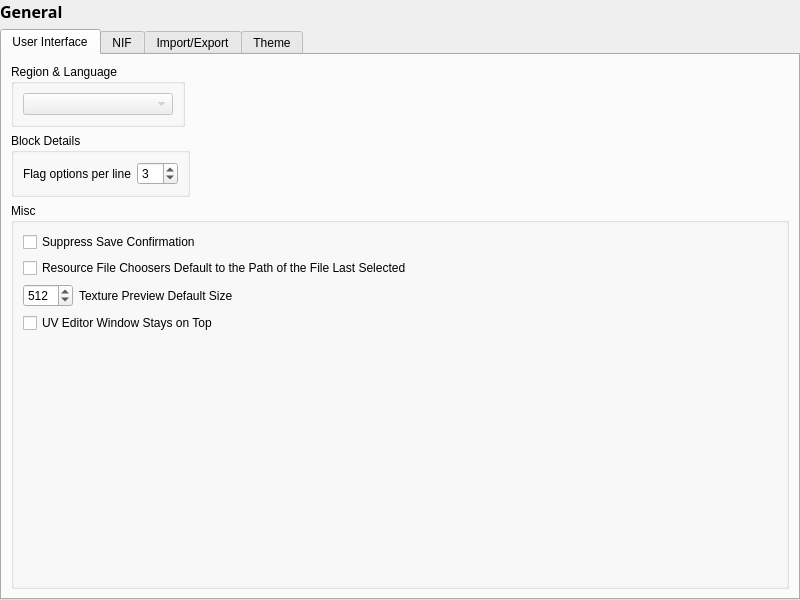
<?xml version="1.0" encoding="UTF-8"?>
<ui version="4.0">
 <class>SettingsGeneral</class>
 <widget class="QWidget" name="SettingsGeneral">
  <property name="geometry">
   <rect>
    <x>0</x>
    <y>0</y>
    <width>800</width>
    <height>600</height>
   </rect>
  </property>
  <property name="sizePolicy">
   <sizepolicy hsizetype="MinimumExpanding" vsizetype="MinimumExpanding">
    <horstretch>0</horstretch>
    <verstretch>0</verstretch>
   </sizepolicy>
  </property>
  <property name="windowTitle">
   <string>Form</string>
  </property>
  <layout class="QVBoxLayout" name="verticalLayout">
   <property name="leftMargin">
    <number>0</number>
   </property>
   <property name="topMargin">
    <number>0</number>
   </property>
   <property name="rightMargin">
    <number>0</number>
   </property>
   <property name="bottomMargin">
    <number>0</number>
   </property>
   <item>
    <widget class="QLabel" name="name">
     <property name="font">
      <font>
       <family>Segoe UI Semibold</family>
       <pointsize>12</pointsize>
       <weight>75</weight>
       <bold>true</bold>
      </font>
     </property>
     <property name="text">
      <string>General</string>
     </property>
    </widget>
   </item>
   <item>
    <widget class="QTabWidget" name="general">
     <property name="currentIndex">
      <number>0</number>
     </property>
     <widget class="QWidget" name="UI">
      <attribute name="title">
       <string>User Interface</string>
      </attribute>
      <layout class="QVBoxLayout" name="verticalLayout_2">
       <item>
        <widget class="QGroupBox" name="grpLanguage">
         <property name="sizePolicy">
          <sizepolicy hsizetype="Maximum" vsizetype="Maximum">
           <horstretch>0</horstretch>
           <verstretch>0</verstretch>
          </sizepolicy>
         </property>
         <property name="title">
          <string>Region &amp;&amp; Language</string>
         </property>
         <property name="flat">
          <bool>true</bool>
         </property>
         <layout class="QVBoxLayout" name="verticalLayout_3">
          <item>
           <widget class="QComboBox" name="language">
            <property name="enabled">
             <bool>false</bool>
            </property>
            <property name="minimumSize">
             <size>
              <width>150</width>
              <height>0</height>
             </size>
            </property>
           </widget>
          </item>
         </layout>
        </widget>
       </item>
       <item>
        <widget class="QGroupBox" name="groupBox">
         <property name="sizePolicy">
          <sizepolicy hsizetype="Maximum" vsizetype="Preferred">
           <horstretch>0</horstretch>
           <verstretch>0</verstretch>
          </sizepolicy>
         </property>
         <property name="title">
          <string>Block Details</string>
         </property>
         <property name="flat">
          <bool>true</bool>
         </property>
         <layout class="QGridLayout" name="gridLayout">
          <item row="0" column="1">
           <widget class="QSpinBox" name="optionsPerLine">
            <property name="sizePolicy">
             <sizepolicy hsizetype="Maximum" vsizetype="Fixed">
              <horstretch>0</horstretch>
              <verstretch>0</verstretch>
             </sizepolicy>
            </property>
            <property name="minimum">
             <number>2</number>
            </property>
            <property name="maximum">
             <number>32</number>
            </property>
            <property name="value">
             <number>3</number>
            </property>
           </widget>
          </item>
          <item row="0" column="0">
           <widget class="QLabel" name="lblOptionsPerLine">
            <property name="sizePolicy">
             <sizepolicy hsizetype="Maximum" vsizetype="Preferred">
              <horstretch>0</horstretch>
              <verstretch>0</verstretch>
             </sizepolicy>
            </property>
            <property name="text">
             <string>Flag options per line</string>
            </property>
           </widget>
          </item>
         </layout>
        </widget>
       </item>
       <item>
        <widget class="QGroupBox" name="groupBox_2">
         <property name="title">
          <string>Misc</string>
         </property>
         <property name="flat">
          <bool>true</bool>
         </property>
         <layout class="QGridLayout" name="gridLayout_2">
          <item row="0" column="0" colspan="2">
           <widget class="QCheckBox" name="suppressSaveConfirmation">
            <property name="text">
             <string>Suppress Save Confirmation</string>
            </property>
           </widget>
          </item>
          <item row="1" column="0" colspan="2">
           <widget class="QCheckBox" name="chkBrowsersUseLastPath">
            <property name="text">
             <string>Resource File Choosers Default to the Path of the File Last Selected</string>
            </property>
            <property name="checked">
             <bool>false</bool>
            </property>
           </widget>
          </item>
          <item row="2" column="0">
           <widget class="QSpinBox" name="texturePreviewDefaultSize">
            <property name="maximumSize">
             <size>
              <width>50</width>
              <height>26</height>
             </size>
            </property>
            <property name="minimum">
             <number>256</number>
            </property>
            <property name="maximum">
             <number>1024</number>
            </property>
            <property name="singleStep">
             <number>64</number>
            </property>
            <property name="value">
             <number>512</number>
            </property>
           </widget>
          </item>
          <item row="2" column="1">
           <widget class="QLabel" name="lblTexPreviewDefaultSize">
            <property name="text">
             <string>Texture Preview Default Size</string>
            </property>
            <property name="buddy">
             <cstring>texturePreviewDefaultSize</cstring>
            </property>
           </widget>
          </item>
          <item row="3" column="0" colspan="2">
           <widget class="QCheckBox" name="chkUVWidgetStaysOnTop">
            <property name="text">
             <string>UV Editor Window Stays on Top</string>
            </property>
            <property name="checked">
             <bool>false</bool>
            </property>
           </widget>
          </item>
          <item row="4" column="0" colspan="2">
           <spacer name="verticalSpacer">
            <property name="orientation">
             <enum>Qt::Vertical</enum>
            </property>
            <property name="sizeHint" stdset="0">
             <size>
              <width>20</width>
              <height>20</height>
             </size>
            </property>
           </spacer>
          </item>
         </layout>
        </widget>
       </item>
      </layout>
     </widget>
     <widget class="QWidget" name="nif">
      <attribute name="title">
       <string>NIF</string>
      </attribute>
      <layout class="QVBoxLayout" name="verticalLayout_4">
       <item>
        <widget class="QGroupBox" name="startupDefaults">
         <property name="title">
          <string>Startup Defaults</string>
         </property>
         <layout class="QHBoxLayout" name="horizontalLayout">
          <item>
           <widget class="QLabel" name="lblVersion">
            <property name="text">
             <string>Version</string>
            </property>
            <property name="buddy">
             <cstring>version</cstring>
            </property>
           </widget>
          </item>
          <item>
           <widget class="QLineEdit" name="version">
            <property name="maximumSize">
             <size>
              <width>110</width>
              <height>30</height>
             </size>
            </property>
            <property name="text">
             <string>20.2.0.7</string>
            </property>
           </widget>
          </item>
          <item alignment="Qt::AlignRight">
           <widget class="QLabel" name="lblUserVersion">
            <property name="text">
             <string>User Version</string>
            </property>
            <property name="buddy">
             <cstring>userVersion</cstring>
            </property>
           </widget>
          </item>
          <item>
           <widget class="QLineEdit" name="userVersion">
            <property name="maximumSize">
             <size>
              <width>110</width>
              <height>30</height>
             </size>
            </property>
            <property name="text">
             <string>12</string>
            </property>
           </widget>
          </item>
          <item alignment="Qt::AlignRight">
           <widget class="QLabel" name="lblUserVersion2">
            <property name="text">
             <string>User Version 2</string>
            </property>
            <property name="buddy">
             <cstring>userVersion2</cstring>
            </property>
           </widget>
          </item>
          <item>
           <widget class="QLineEdit" name="userVersion2">
            <property name="maximumSize">
             <size>
              <width>110</width>
              <height>30</height>
             </size>
            </property>
            <property name="text">
             <string>100</string>
            </property>
           </widget>
          </item>
         </layout>
        </widget>
       </item>
       <item>
        <widget class="QGroupBox" name="groupBox_3">
         <property name="title">
          <string>nif.xml</string>
         </property>
         <property name="flat">
          <bool>true</bool>
         </property>
         <layout class="QVBoxLayout" name="verticalLayout_5">
          <item>
           <widget class="QCheckBox" name="checkBox">
            <property name="text">
             <string>Hide metadata columns</string>
            </property>
            <property name="checked">
             <bool>true</bool>
            </property>
           </widget>
          </item>
         </layout>
        </widget>
       </item>
       <item>
        <spacer name="verticalSpacer_2">
         <property name="orientation">
          <enum>Qt::Vertical</enum>
         </property>
         <property name="sizeType">
          <enum>QSizePolicy::Fixed</enum>
         </property>
         <property name="sizeHint" stdset="0">
          <size>
           <width>20</width>
           <height>20</height>
          </size>
         </property>
        </spacer>
       </item>
       <item>
        <widget class="QGroupBox" name="groupBox_4">
         <property name="sizePolicy">
          <sizepolicy hsizetype="Preferred" vsizetype="Maximum">
           <horstretch>0</horstretch>
           <verstretch>0</verstretch>
          </sizepolicy>
         </property>
         <property name="title">
          <string>Starfield meshlet algorithm</string>
         </property>
         <property name="flat">
          <bool>true</bool>
         </property>
         <layout class="QVBoxLayout" name="verticalLayout_6">
          <item>
           <widget class="QComboBox" name="starfieldMeshletAlgorithm">
            <property name="maximumSize">
             <size>
              <width>300</width>
              <height>40</height>
             </size>
            </property>
            <property name="currentIndex">
             <number>0</number>
            </property>
            <item>
             <property name="text">
              <string>meshopt_buildMeshlets</string>
             </property>
            </item>
            <item>
             <property name="text">
              <string>meshopt_buildMeshlets (optimized)</string>
             </property>
            </item>
            <item>
             <property name="text">
              <string>meshopt_buildMeshletsScan</string>
             </property>
            </item>
            <item>
             <property name="text">
              <string>meshopt_buildMeshletsScan (optimized)</string>
             </property>
            </item>
            <item>
             <property name="text">
              <string>DirectXMesh</string>
             </property>
            </item>
           </widget>
          </item>
         </layout>
        </widget>
       </item>
       <item>
        <widget class="QGroupBox" name="groupBox_5">
         <property name="title">
          <string>Starfield LOD generation settings</string>
         </property>
         <property name="flat">
          <bool>true</bool>
         </property>
         <layout class="QGridLayout" name="gridLayout_3">
          <item row="0" column="0">
           <widget class="QLabel" name="lblSFLODGenTargetCnt1">
            <property name="text">
             <string>LOD1: Target count</string>
            </property>
            <property name="buddy">
             <cstring>sfLODGenTargetCnt1</cstring>
            </property>
           </widget>
          </item>
          <item row="0" column="1">
           <widget class="QDoubleSpinBox" name="sfLODGenTargetCnt1">
            <property name="decimals">
             <number>3</number>
            </property>
            <property name="minimum">
             <double>0.0</double>
            </property>
            <property name="maximum">
             <double>1.0</double>
            </property>
            <property name="singleStep">
             <double>0.001</double>
            </property>
            <property name="value">
             <double>0.2</double>
            </property>
           </widget>
          </item>
          <item row="0" column="2" alignment="Qt::AlignRight">
           <widget class="QLabel" name="lblSFLODGenTargetErr1">
            <property name="text">
             <string>Max. error</string>
            </property>
            <property name="buddy">
             <cstring>sfLODGenTargetErr1</cstring>
            </property>
           </widget>
          </item>
          <item row="0" column="3">
           <widget class="QDoubleSpinBox" name="sfLODGenTargetErr1">
            <property name="decimals">
             <number>4</number>
            </property>
            <property name="minimum">
             <double>0.0</double>
            </property>
            <property name="maximum">
             <double>1.0</double>
            </property>
            <property name="singleStep">
             <double>0.0001</double>
            </property>
            <property name="value">
             <double>0.005</double>
            </property>
           </widget>
          </item>
          <item row="0" column="4" alignment="Qt::AlignRight">
           <widget class="QLabel" name="lblSFLODGenMinTriCnt1">
            <property name="text">
             <string>Min. triangles</string>
            </property>
            <property name="buddy">
             <cstring>sfLODGenMinTriCnt1</cstring>
            </property>
           </widget>
          </item>
          <item row="0" column="5">
           <widget class="QSpinBox" name="sfLODGenMinTriCnt1">
            <property name="minimum">
             <number>0</number>
            </property>
            <property name="maximum">
             <number>1000000</number>
            </property>
            <property name="singleStep">
             <number>1</number>
            </property>
            <property name="value">
             <number>200</number>
            </property>
           </widget>
          </item>
          <item row="1" column="0">
           <widget class="QLabel" name="lblSFLODGenTargetCnt2">
            <property name="text">
             <string>LOD2: Target count</string>
            </property>
            <property name="buddy">
             <cstring>sfLODGenTargetCnt2</cstring>
            </property>
           </widget>
          </item>
          <item row="1" column="1">
           <widget class="QDoubleSpinBox" name="sfLODGenTargetCnt2">
            <property name="decimals">
             <number>3</number>
            </property>
            <property name="minimum">
             <double>0.0</double>
            </property>
            <property name="maximum">
             <double>1.0</double>
            </property>
            <property name="singleStep">
             <double>0.001</double>
            </property>
            <property name="value">
             <double>0.1</double>
            </property>
           </widget>
          </item>
          <item row="1" column="2" alignment="Qt::AlignRight">
           <widget class="QLabel" name="lblSFLODGenTargetErr2">
            <property name="text">
             <string>Max. error</string>
            </property>
            <property name="buddy">
             <cstring>sfLODGenTargetErr2</cstring>
            </property>
           </widget>
          </item>
          <item row="1" column="3">
           <widget class="QDoubleSpinBox" name="sfLODGenTargetErr2">
            <property name="decimals">
             <number>4</number>
            </property>
            <property name="minimum">
             <double>0.0</double>
            </property>
            <property name="maximum">
             <double>1.0</double>
            </property>
            <property name="singleStep">
             <double>0.0001</double>
            </property>
            <property name="value">
             <double>0.01</double>
            </property>
           </widget>
          </item>
          <item row="1" column="4" alignment="Qt::AlignRight">
           <widget class="QLabel" name="lblSFLODGenMinTriCnt2">
            <property name="text">
             <string>Min. triangles</string>
            </property>
            <property name="buddy">
             <cstring>sfLODGenMinTriCnt2</cstring>
            </property>
           </widget>
          </item>
          <item row="1" column="5">
           <widget class="QSpinBox" name="sfLODGenMinTriCnt2">
            <property name="minimum">
             <number>0</number>
            </property>
            <property name="maximum">
             <number>1000000</number>
            </property>
            <property name="singleStep">
             <number>1</number>
            </property>
            <property name="value">
             <number>100</number>
            </property>
           </widget>
          </item>
          <item row="2" column="0">
           <widget class="QLabel" name="lblSFLODGenTargetCnt3">
            <property name="text">
             <string>LOD3: Target count</string>
            </property>
            <property name="buddy">
             <cstring>sfLODGenTargetCnt3</cstring>
            </property>
           </widget>
          </item>
          <item row="2" column="1">
           <widget class="QDoubleSpinBox" name="sfLODGenTargetCnt3">
            <property name="decimals">
             <number>3</number>
            </property>
            <property name="minimum">
             <double>0.0</double>
            </property>
            <property name="maximum">
             <double>1.0</double>
            </property>
            <property name="singleStep">
             <double>0.001</double>
            </property>
            <property name="value">
             <double>0.05</double>
            </property>
           </widget>
          </item>
          <item row="2" column="2" alignment="Qt::AlignRight">
           <widget class="QLabel" name="lblSFLODGenTargetErr3">
            <property name="text">
             <string>Max. error</string>
            </property>
            <property name="buddy">
             <cstring>sfLODGenTargetErr3</cstring>
            </property>
           </widget>
          </item>
          <item row="2" column="3">
           <widget class="QDoubleSpinBox" name="sfLODGenTargetErr3">
            <property name="decimals">
             <number>4</number>
            </property>
            <property name="minimum">
             <double>0.0</double>
            </property>
            <property name="maximum">
             <double>1.0</double>
            </property>
            <property name="singleStep">
             <double>0.0001</double>
            </property>
            <property name="value">
             <double>0.02</double>
            </property>
           </widget>
          </item>
          <item row="2" column="4" alignment="Qt::AlignRight">
           <widget class="QLabel" name="lblSFLODGenMinTriCnt3">
            <property name="text">
             <string>Min. triangles</string>
            </property>
            <property name="buddy">
             <cstring>sfLODGenMinTriCnt3</cstring>
            </property>
           </widget>
          </item>
          <item row="2" column="5">
           <widget class="QSpinBox" name="sfLODGenMinTriCnt3">
            <property name="minimum">
             <number>0</number>
            </property>
            <property name="maximum">
             <number>1000000</number>
            </property>
            <property name="singleStep">
             <number>1</number>
            </property>
            <property name="value">
             <number>50</number>
            </property>
           </widget>
          </item>
          <item row="3" column="0">
           <spacer name="verticalSpacer_3">
            <property name="orientation">
             <enum>Qt::Vertical</enum>
            </property>
            <property name="sizeHint" stdset="0">
             <size>
              <width>20</width>
              <height>20</height>
             </size>
            </property>
           </spacer>
          </item>
         </layout>
        </widget>
       </item>
      </layout>
     </widget>
     <widget class="QWidget" name="importex">
      <attribute name="title">
       <string>Import/Export</string>
      </attribute>
      <layout class="QVBoxLayout" name="verticalLayout_7">
       <item>
        <widget class="QGroupBox" name="groupBox_6">
         <property name="sizePolicy">
          <sizepolicy hsizetype="Preferred" vsizetype="Maximum">
           <horstretch>0</horstretch>
           <verstretch>0</verstretch>
          </sizepolicy>
         </property>
         <property name="title">
          <string>Starfield mesh import and export settings</string>
         </property>
         <property name="flat">
          <bool>true</bool>
         </property>
         <layout class="QHBoxLayout" name="horizontalLayout_2">
          <item>
           <widget class="QCheckBox" name="sfConvertExtMeshes">
            <property name="text">
             <string>Convert meshes to internal geometry on load</string>
            </property>
            <property name="checked">
             <bool>false</bool>
            </property>
           </widget>
          </item>
          <item alignment="Qt::AlignRight">
           <widget class="QLabel" name="lblMeshExportDir">
            <property name="text">
             <string>Export geometry folder name</string>
            </property>
            <property name="buddy">
             <cstring>meshExportDir</cstring>
            </property>
           </widget>
          </item>
          <item>
           <widget class="QLineEdit" name="meshExportDir">
            <property name="maximumSize">
             <size>
              <width>180</width>
              <height>30</height>
             </size>
            </property>
            <property name="text">
             <string/>
            </property>
           </widget>
          </item>
         </layout>
        </widget>
       </item>
       <item>
        <spacer name="verticalSpacer_4">
         <property name="orientation">
          <enum>Qt::Vertical</enum>
         </property>
         <property name="sizeType">
          <enum>QSizePolicy::Fixed</enum>
         </property>
         <property name="sizeHint" stdset="0">
          <size>
           <width>20</width>
           <height>20</height>
          </size>
         </property>
        </spacer>
       </item>
       <item>
        <widget class="QGroupBox" name="groupBox_7">
         <property name="sizePolicy">
          <sizepolicy hsizetype="Preferred" vsizetype="Maximum">
           <horstretch>0</horstretch>
           <verstretch>0</verstretch>
          </sizepolicy>
         </property>
         <property name="title">
          <string>glTF import and export</string>
         </property>
         <property name="flat">
          <bool>true</bool>
         </property>
         <layout class="QHBoxLayout" name="horizontalLayout_3">
          <item>
           <widget class="QCheckBox" name="gltfEnableLOD">
            <property name="text">
             <string>Enable LOD</string>
            </property>
            <property name="checked">
             <bool>false</bool>
            </property>
           </widget>
          </item>
          <item>
           <widget class="QCheckBox" name="gltfFullMatPaths">
            <property name="text">
             <string>Export full material paths</string>
            </property>
            <property name="checked">
             <bool>true</bool>
            </property>
           </widget>
          </item>
          <item alignment="Qt::AlignRight">
           <widget class="QLabel" name="lblGLTFExportMipLevel">
            <property name="text">
             <string>Export texture mip level</string>
            </property>
            <property name="buddy">
             <cstring>glTFExportMipLevel</cstring>
            </property>
           </widget>
          </item>
          <item>
           <widget class="QSpinBox" name="glTFExportMipLevel">
            <property name="maximumSize">
             <size>
              <width>60</width>
              <height>40</height>
             </size>
            </property>
            <property name="minimum">
             <number>-1</number>
            </property>
            <property name="maximum">
             <number>15</number>
            </property>
            <property name="singleStep">
             <number>1</number>
            </property>
            <property name="value">
             <number>1</number>
            </property>
           </widget>
          </item>
         </layout>
        </widget>
       </item>
       <item>
        <spacer name="verticalSpacer_5">
         <property name="orientation">
          <enum>Qt::Vertical</enum>
         </property>
         <property name="sizeType">
          <enum>QSizePolicy::Fixed</enum>
         </property>
         <property name="sizeHint" stdset="0">
          <size>
           <width>20</width>
           <height>20</height>
          </size>
         </property>
        </spacer>
       </item>
       <item>
        <widget class="QGroupBox" name="groupBox_8">
         <property name="title">
          <string>OBJ import as collision</string>
         </property>
         <property name="flat">
          <bool>true</bool>
         </property>
         <layout class="QGridLayout" name="gridLayout_4">
          <item row="0" column="0">
           <widget class="QLabel" name="lblOBJImportCollLayer">
            <property name="text">
             <string>Layer</string>
            </property>
            <property name="buddy">
             <cstring>objImportCollisionLayer</cstring>
            </property>
           </widget>
          </item>
          <item row="0" column="1">
           <widget class="QComboBox" name="objImportCollisionLayer">
            <property name="maximumSize">
             <size>
              <width>300</width>
              <height>40</height>
             </size>
            </property>
            <property name="currentIndex">
             <number>0</number>
            </property>
            <item>
             <property name="text">
              <string>Static</string>
             </property>
            </item>
            <item>
             <property name="text">
              <string>Clutter</string>
             </property>
            </item>
            <item>
             <property name="text">
              <string>AnimStatic</string>
             </property>
            </item>
            <item>
             <property name="text">
              <string>Tree</string>
             </property>
            </item>
            <item>
             <property name="text">
              <string>Weapon</string>
             </property>
            </item>
            <item>
             <property name="text">
              <string>Biped</string>
             </property>
            </item>
            <item>
             <property name="text">
              <string>Props</string>
             </property>
            </item>
            <item>
             <property name="text">
              <string>NonCollidable</string>
             </property>
            </item>
           </widget>
          </item>
          <item row="1" column="0">
           <widget class="QLabel" name="lblOBJImportCollMat">
            <property name="text">
             <string>Material</string>
            </property>
            <property name="buddy">
             <cstring>objImportCollisionMat</cstring>
            </property>
           </widget>
          </item>
          <item row="1" column="1">
           <widget class="QLineEdit" name="objImportCollisionMat">
            <property name="maximumSize">
             <size>
              <width>180</width>
              <height>30</height>
             </size>
            </property>
            <property name="text">
             <string/>
            </property>
           </widget>
          </item>
          <item row="2" column="0">
           <spacer name="verticalSpacer_6">
            <property name="orientation">
             <enum>Qt::Vertical</enum>
            </property>
            <property name="sizeHint" stdset="0">
             <size>
              <width>20</width>
              <height>20</height>
             </size>
            </property>
           </spacer>
          </item>
         </layout>
        </widget>
       </item>
      </layout>
     </widget>
     <widget class="QWidget" name="theme">
      <attribute name="title">
       <string>Theme</string>
      </attribute>
      <layout class="QGridLayout" name="gridThemeLayout">
       <item row="1" column="2">
        <widget class="ColorLineEdit" name="baseColorAlt" native="true">
         <property name="sizePolicy">
          <sizepolicy hsizetype="Preferred" vsizetype="Maximum">
           <horstretch>0</horstretch>
           <verstretch>0</verstretch>
          </sizepolicy>
         </property>
        </widget>
       </item>
       <item row="1" column="1">
        <widget class="ColorLineEdit" name="baseColor" native="true">
         <property name="sizePolicy">
          <sizepolicy hsizetype="Preferred" vsizetype="Maximum">
           <horstretch>0</horstretch>
           <verstretch>0</verstretch>
          </sizepolicy>
         </property>
        </widget>
       </item>
       <item row="2" column="1">
        <widget class="ColorWheel" name="colorBaseColor" native="true"/>
       </item>
       <item row="4" column="3">
        <widget class="ColorWheel" name="colorBrightText" native="true"/>
       </item>
       <item row="1" column="3">
        <widget class="ColorLineEdit" name="text" native="true">
         <property name="sizePolicy">
          <sizepolicy hsizetype="Preferred" vsizetype="Maximum">
           <horstretch>0</horstretch>
           <verstretch>0</verstretch>
          </sizepolicy>
         </property>
        </widget>
       </item>
       <item row="2" column="2">
        <widget class="ColorWheel" name="colorBaseColorAlt" native="true"/>
       </item>
       <item row="3" column="2">
        <widget class="ColorLineEdit" name="highlightText" native="true">
         <property name="sizePolicy">
          <sizepolicy hsizetype="Preferred" vsizetype="Maximum">
           <horstretch>0</horstretch>
           <verstretch>0</verstretch>
          </sizepolicy>
         </property>
        </widget>
       </item>
       <item row="3" column="3">
        <widget class="ColorLineEdit" name="brightText" native="true">
         <property name="sizePolicy">
          <sizepolicy hsizetype="Preferred" vsizetype="Maximum">
           <horstretch>0</horstretch>
           <verstretch>0</verstretch>
          </sizepolicy>
         </property>
        </widget>
       </item>
       <item row="2" column="3">
        <widget class="ColorWheel" name="colorText" native="true"/>
       </item>
       <item row="4" column="1">
        <widget class="ColorWheel" name="colorHighlight" native="true"/>
       </item>
       <item row="4" column="2">
        <widget class="ColorWheel" name="colorHighlightText" native="true"/>
       </item>
       <item row="3" column="1">
        <widget class="ColorLineEdit" name="highlight" native="true">
         <property name="sizePolicy">
          <sizepolicy hsizetype="Preferred" vsizetype="Maximum">
           <horstretch>0</horstretch>
           <verstretch>0</verstretch>
          </sizepolicy>
         </property>
        </widget>
       </item>
       <item row="0" column="1">
        <widget class="QCheckBox" name="largeIcons">
         <property name="text">
          <string>Large Icons</string>
         </property>
         <property name="checked">
          <bool>true</bool>
         </property>
        </widget>
       </item>
      </layout>
     </widget>
    </widget>
   </item>
  </layout>
 </widget>
 <customwidgets>
  <customwidget>
   <class>ColorLineEdit</class>
   <extends>QWidget</extends>
   <header>ui/widgets/colorwheel.h</header>
   <container>1</container>
  </customwidget>
  <customwidget>
   <class>ColorWheel</class>
   <extends>QWidget</extends>
   <header>ui/widgets/colorwheel.h</header>
   <container>1</container>
  </customwidget>
 </customwidgets>
 <resources/>
 <connections/>
</ui>
